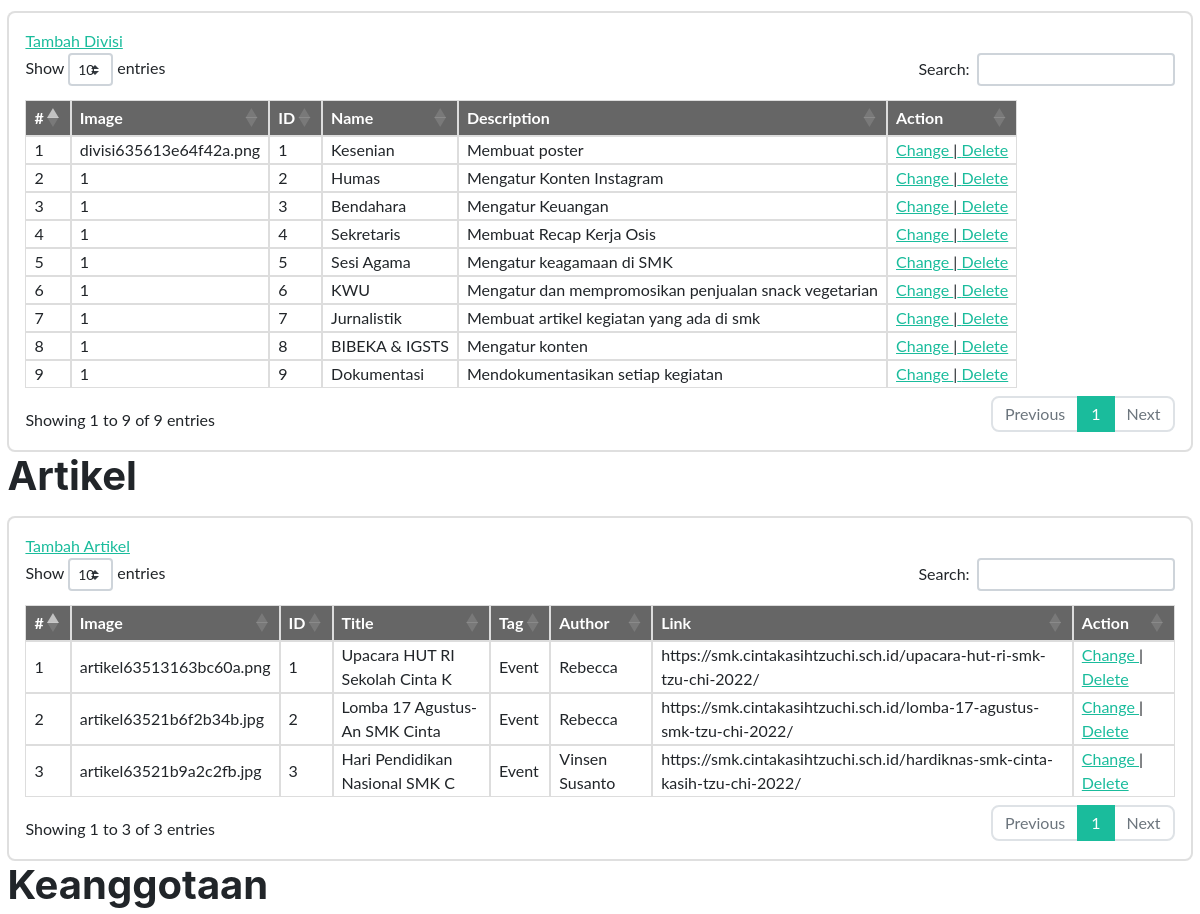
The app's page /bersamabangunosis/admin/index.php (signed in, middle part), older data.
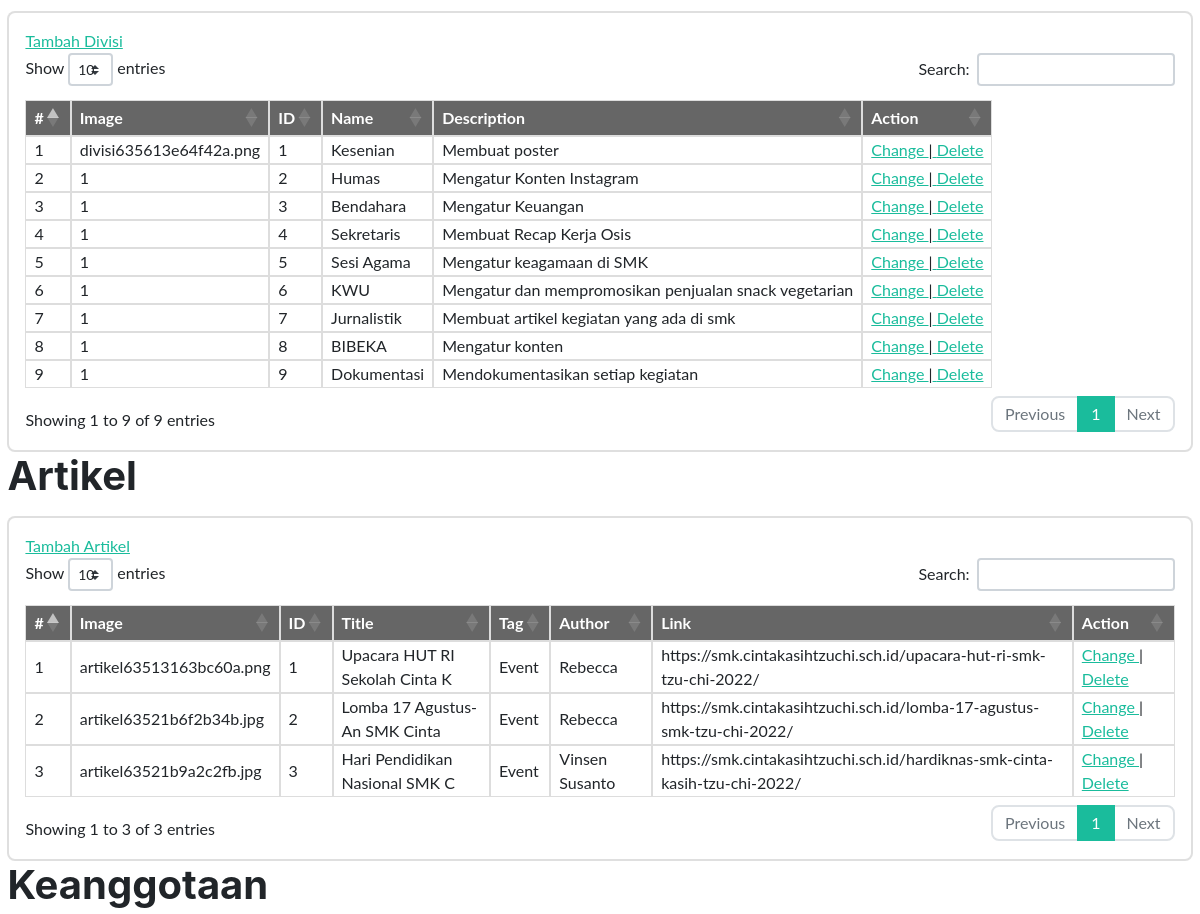
The same page, newer data.
### tables this page shows
CREATE TABLE `divisi` (
  `id` int(11) NOT NULL,
  `name` varchar(50) NOT NULL,
  `shortdesc` varchar(100) NOT NULL,
  `image` varchar(255) NOT NULL
);

### bersamabangunosis/admin/functions.php (called while the page is built, shortened)
<?php
$conn = mysqli_connect("localhost","root","","oska");
function query($query){
    global $conn;
    $result = mysqli_query($conn,$query);
    $rows=[];
    while ($row= mysqli_fetch_assoc($result)){
        $rows[]=$row;
    }
    return $rows;
}
?>

### bersamabangunosis/admin/index.php (the view, shortened to what this page needs)
<?php
require 'functions.php';
?>
<!DOCTYPE html>
<html lang="en">
<head>
    <link rel="stylesheet" href="https://cdnjs.cloudflare.com/ajax/libs/twitter-bootstrap/4.1.3/css/bootstrap.css" />
    <link rel="stylesheet" href="https://cdn.datatables.net/1.10.19/css/dataTables.bootstrap4.min.css" />
    <link href="../assets/admin/css/styles.css" rel="stylesheet" />
</head>
<body>
        <div class="container d-flex align-items-center flex-column">
          <div class="wrapper"><br><br><br><br><br>
    <section class="content">
      <div class="container-fluid">
        <div class="row">
          <div class="col-12">
            <div class="card">
              <div class="card-body">
              <a href="adddivisi.php">Tambah Divisi</a>
              <table id="tabel-data-three">
                    <thead>
                        <tr>
                            <th>#</th>
                            <th>Image</th>
                            <th>ID</th>
                            <th>Name</th>
                            <th>Description</th>
                            <th>Action</th>
                        </tr>
                    </thead>
                    <tbody>
                    <?php
                        $datas = query("select * from divisi");
                        $i=1;
                        foreach($datas as $data)
                        {
                            echo "<tr>
                            <td>".$i."</td>
                            <td>".$data['image']."</td>
                            <td>".$data['id']."</td>
                            <td>".$data['name']."</td>
                            <td>".$data['shortdesc']."</td>".
                            '<td>'.'<a href="editdivisi.php?id='.$data['id'].'">'.'Change </a>'.'|'.
                                  '<a href="deletedivisi.php?id='.$data['id'].'">'.' Delete</a></td>'.
                            "</tr>";
                            $i++;
                        }
                    ?>
                    </tbody>
                </table>
                </div>
            </div>
          </div>
        </div>
      </div>
    </section>
    <section class="content-header">
      <div class="container-fluid">
        <div class="row mb-2">
          <div class="col-sm-6">
            <h1>Artikel</h1>
          </div>
        </div>
      </div>
    </section>
    <section class="content">
      <div class="container-fluid">
        <div class="row">
          <div class="col-12">
            <div class="card">
              <div class="card-body">
              <a href="addnews.php">Tambah Artikel</a>
              <table id="tabel-data-five">
                    <thead>
                        <tr>
                            <th>#</th>
                            <th>Image</th>
                            <th>ID</th>
                            <th>Title</th>
                            <th>Tag</th>
                            <th>Author</th>
                            <th>Link</th>
                            <th>Action</th>
                        </tr>
                    </thead>
                    <tbody>
                    <?php
                        $datas = query("select * from artikel");
                        $i=1;
                        foreach($datas as $data)
                        {
                            echo "<tr>
                            <td>".$i."</td>
                            <td>".$data['image']."</td>
                            <td>".$data['id']."</td>
                            <td>".$data['title']."</td>
                            <td>".$data['tag']."</td>
                            <td>".$data['author']."</td>
                            <td>".$data['link']."</td>".
                            '<td>'.'<a href="editnews.php?id='.$data['id'].'">'.'Change </a>'.'|'.
                                  '<a href="deleteartikel.php?id='.$data['id'].'">'.' Delete</a></td>'.
                            "</tr>";
                            $i++;
                        }
                    ?>
                    </tbody>
                </table>
                </div>
            </div>
          </div>
        </div>
      </div>
    </section>
    <section class="content-header">
      <div class="container-fluid">
        <div class="row mb-2">
          <div class="col-sm-6">
            <h1>Keanggotaan</h1>
          </div>
        </div>
      </div>
    </section>
          </div>
  </div>
</body>
</html>

Row changes from the older to the newer data that the page shows:
changed divisi "Mengatur konten": name "BIBEKA & IGSTS" → "BIBEKA"
